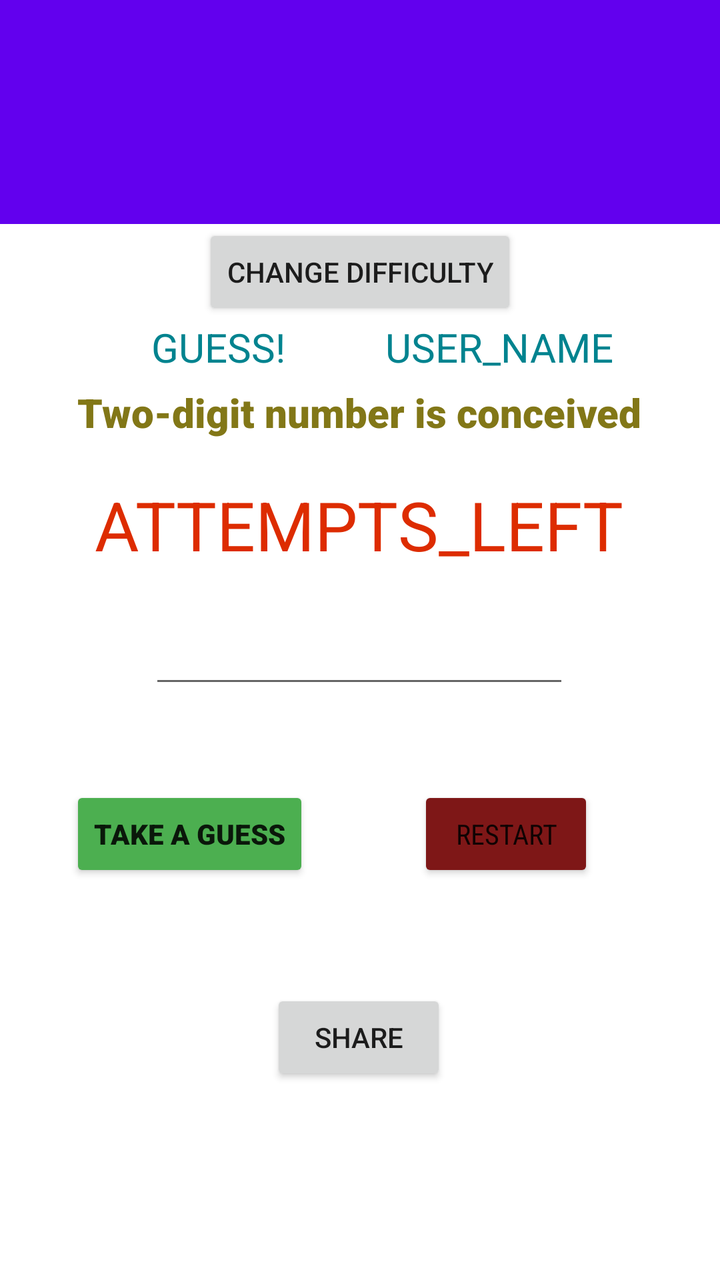
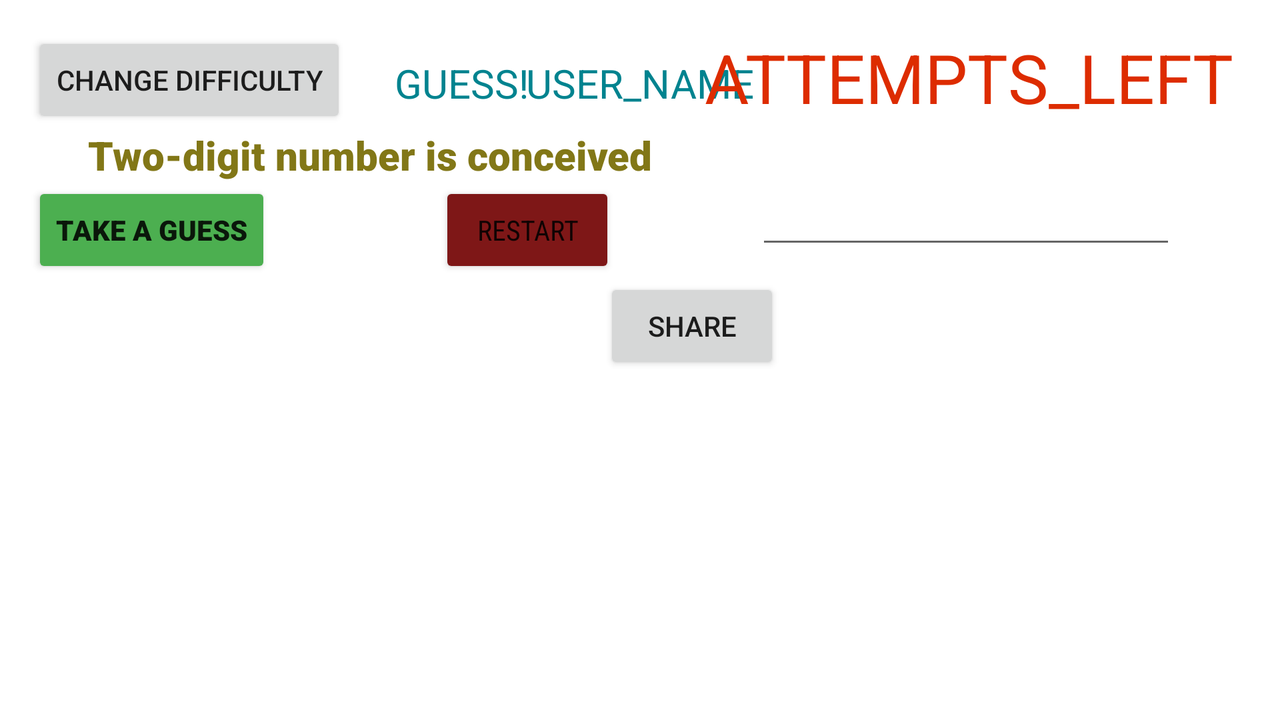

An Android layout and its configuration variant, each rendered on a device that would load it. The default file and the variant file are quoted in full after the pictures.
<!-- AndroidManifest.xml: application theme Theme.SecondLab -->
<!-- res/layout/activity_main.xml -->
<?xml version="1.0" encoding="utf-8"?>
<androidx.coordinatorlayout.widget.CoordinatorLayout xmlns:android="http://schemas.android.com/apk/res/android"
    xmlns:tools="http://schemas.android.com/tools"
    xmlns:app="http://schemas.android.com/apk/res-auto"


    android:layout_width="match_parent"
    android:layout_height="match_parent">

    <com.google.android.material.appbar.AppBarLayout
        android:id="@+id/appbar"

        android:layout_width="match_parent"
        android:layout_height="112dp">

        <com.google.android.material.appbar.CollapsingToolbarLayout
            android:layout_width="match_parent"
            android:layout_height="112dp"
            app:contentScrim="?attr/colorPrimary"
            app:layout_scrollFlags="scroll|exitUntilCollapsed"

            app:toolbarId="@+id/toolbar">


            <androidx.appcompat.widget.Toolbar
                android:id="@+id/toolbar"
                android:layout_width="match_parent"
                android:layout_height="?attr/actionBarSize"></androidx.appcompat.widget.Toolbar>
        </com.google.android.material.appbar.CollapsingToolbarLayout>
    </com.google.android.material.appbar.AppBarLayout>

    <androidx.core.widget.NestedScrollView
        android:layout_width="match_parent"
        android:layout_height="match_parent"


        app:layout_behavior="com.google.android.material.appbar.AppBarLayout$ScrollingViewBehavior">

        <androidx.constraintlayout.widget.ConstraintLayout
            android:layout_width="match_parent"
            android:layout_height="match_parent"
            tools:context=".MainActivity">

            <EditText
                android:id="@+id/edit_num"
                android:layout_width="wrap_content"
                android:layout_height="wrap_content"
                android:layout_marginBottom="44dp"
                android:ems="10"
                android:gravity="center"
                android:inputType="number"
                android:minHeight="48dp"
                android:textColor="#673AB7"
                android:focusedByDefault="true"
                android:imeOptions="flagNoExtractUi"
                app:layout_constraintBottom_toTopOf="@+id/btn_guess"
                app:layout_constraintEnd_toEndOf="parent"
                app:layout_constraintHorizontal_bias="0.497"
                app:layout_constraintStart_toStartOf="parent"
                app:layout_constraintTop_toBottomOf="@+id/show_attempts_left"
                app:layout_constraintVertical_bias="1.0" />

            <TextView
                android:id="@+id/show_attempts_left"
                android:layout_width="wrap_content"
                android:layout_height="wrap_content"
                android:layout_marginBottom="496dp"
                android:text="@string/show_attempts_left_label"
                android:textColor="#DD2C00"
                android:textSize="34sp"
                app:layout_constraintBottom_toBottomOf="parent"
                app:layout_constraintEnd_toEndOf="parent"
                app:layout_constraintHorizontal_bias="0.496"
                app:layout_constraintStart_toStartOf="parent" />

            <Button
                android:id="@+id/btn_guess"
                android:layout_width="wrap_content"
                android:layout_height="wrap_content"
                android:layout_marginBottom="340dp"
                android:backgroundTint="#4CAF50"
                android:fontFamily="sans-serif-black"
                android:text="@string/btn_guess_label"
                app:layout_constraintBottom_toBottomOf="parent"
                app:layout_constraintEnd_toEndOf="parent"
                app:layout_constraintHorizontal_bias="0.145"
                app:layout_constraintStart_toStartOf="parent" />

            <Button
                android:id="@+id/btn_restart"
                android:layout_width="wrap_content"
                android:layout_height="wrap_content"
                android:layout_marginBottom="340dp"
                android:backgroundTint="#7E1717"
                android:fontFamily="sans-serif-condensed"
                android:onClick="restart"
                android:text="@string/btn_restart_label"
                app:layout_constraintBottom_toBottomOf="parent"
                app:layout_constraintEnd_toEndOf="parent"
                app:layout_constraintHorizontal_bias="0.768"
                app:layout_constraintStart_toStartOf="parent" />

            <TextView
                android:id="@+id/show_msg"
                android:layout_width="wrap_content"
                android:layout_height="wrap_content"
                android:text="@string/show_msg_label"
                android:textAllCaps="true"
                android:textColor="#00838F"
                android:textSize="20sp"
                app:layout_constraintBottom_toTopOf="@+id/show_hint"
                app:layout_constraintEnd_toEndOf="parent"
                app:layout_constraintHorizontal_bias="0.258"
                app:layout_constraintStart_toStartOf="parent"
                app:layout_constraintTop_toTopOf="parent"
                app:layout_constraintVertical_bias="0.896" />

            <TextView
                android:id="@+id/user_name_msg"
                android:layout_width="wrap_content"
                android:layout_height="wrap_content"
                android:text="USER_NAME"
                android:textAllCaps="true"
                android:textColor="#00838F"
                android:textSize="20sp"
                app:layout_constraintBottom_toTopOf="@+id/show_hint"
                app:layout_constraintEnd_toEndOf="parent"
                app:layout_constraintHorizontal_bias="0.783"
                app:layout_constraintStart_toStartOf="parent"
                app:layout_constraintTop_toTopOf="parent"
                app:layout_constraintVertical_bias="0.896" />

            <TextView
                android:id="@+id/show_hint"
                android:layout_width="wrap_content"
                android:layout_height="wrap_content"
                android:layout_marginBottom="20dp"
                android:fontFamily="sans-serif-black"
                android:text="@string/show_hint_label_2"
                android:textColor="#827717"
                android:textSize="20sp"
                app:layout_constraintBottom_toTopOf="@+id/show_attempts_left"
                app:layout_constraintEnd_toEndOf="parent"
                app:layout_constraintHorizontal_bias="0.496"
                app:layout_constraintStart_toStartOf="parent" />

            <Button
                android:id="@+id/btn_change_difficulty"
                android:layout_width="wrap_content"
                android:layout_height="wrap_content"
                android:onClick="setSelectedDifficulty"
                android:text="@string/change_difficulty"
                app:layout_constraintBottom_toTopOf="@+id/show_msg"
                app:layout_constraintEnd_toEndOf="parent"
                app:layout_constraintStart_toStartOf="parent"
                app:layout_constraintTop_toTopOf="parent"
                app:layout_constraintVertical_bias="1.0" />

            <Button
                android:id="@+id/button"
                android:layout_width="wrap_content"
                android:layout_height="wrap_content"
                android:onClick="share"
                android:text="@string/share"
                app:layout_constraintBottom_toBottomOf="parent"
                app:layout_constraintEnd_toEndOf="parent"
                app:layout_constraintHorizontal_bias="0.498"
                app:layout_constraintStart_toStartOf="parent"
                app:layout_constraintTop_toBottomOf="@+id/btn_guess"
                app:layout_constraintVertical_bias="0.184" />

        </androidx.constraintlayout.widget.ConstraintLayout>

    </androidx.core.widget.NestedScrollView>


</androidx.coordinatorlayout.widget.CoordinatorLayout>
<!-- resources referenced by this layout -->
<resources>
  <string name="btn_guess_label">Take a guess</string>
  <string name="btn_restart_label">Restart</string>
  <string name="change_difficulty">Change difficulty</string>
  <string name="share">Share</string>
  <string name="show_attempts_left_label">ATTEMPTS_LEFT</string>
  <string name="show_hint_label_2">Two-digit number is conceived</string>
  <string name="show_msg_label">Guess!</string>
  <style name="Theme.SecondLab" parent="Theme.MaterialComponents.DayNight.DarkActionBar">
          
          <item name="colorPrimary">@color/purple_500</item>
          <item name="colorPrimaryVariant">@color/purple_700</item>
          <item name="colorOnPrimary">@color/white</item>
          
          <item name="colorSecondary">@color/teal_200</item>
          <item name="colorSecondaryVariant">@color/teal_700</item>
          <item name="colorOnSecondary">@color/black</item>
          
          <item name="android:statusBarColor" tools:targetApi="l">?attr/colorPrimaryVariant</item>
          
      </style>
</resources>
<!-- res/layout-land/activity_main.xml (the author's variant of the layout above) -->
<!-- drawn on the phone turned sideways -->
<?xml version="1.0" encoding="utf-8"?>
<androidx.constraintlayout.widget.ConstraintLayout xmlns:android="http://schemas.android.com/apk/res/android"
    xmlns:app="http://schemas.android.com/apk/res-auto"
    xmlns:tools="http://schemas.android.com/tools"
    android:layout_width="match_parent"
    android:layout_height="match_parent"
    tools:context=".MainActivity">

    <Button
        android:id="@+id/button5"
        android:layout_width="wrap_content"
        android:layout_height="wrap_content"
        android:onClick="share"
        android:text="@string/share"
        app:layout_constraintBottom_toBottomOf="parent"
        app:layout_constraintEnd_toEndOf="parent"
        app:layout_constraintHorizontal_bias="0.547"
        app:layout_constraintStart_toStartOf="parent"
        app:layout_constraintTop_toBottomOf="@+id/btn_guess"
        app:layout_constraintVertical_bias="0.0" />

    <TextView
        android:id="@+id/user_name_msg"
        android:layout_width="wrap_content"
        android:layout_height="wrap_content"
        android:text="USER_NAME"
        android:textAllCaps="true"
        android:textColor="#00838F"
        android:textSize="20sp"
        app:layout_constraintBottom_toTopOf="@+id/show_hint"
        app:layout_constraintEnd_toEndOf="parent"
        app:layout_constraintStart_toStartOf="parent"
        app:layout_constraintTop_toTopOf="parent"
        app:layout_constraintVertical_bias="0.756" />

    <Button
        android:id="@+id/btn_guess"
        android:layout_width="wrap_content"
        android:layout_height="wrap_content"
        android:layout_marginStart="16dp"
        android:backgroundTint="#4CAF50"
        android:fontFamily="sans-serif-black"
        android:text="@string/btn_guess_label"
        app:layout_constraintStart_toStartOf="parent"
        app:layout_constraintTop_toBottomOf="@+id/show_hint" />

    <Button
        android:id="@+id/btn_restart"
        android:layout_width="wrap_content"
        android:layout_height="wrap_content"
        android:layout_marginStart="84dp"
        android:backgroundTint="#7E1717"
        android:fontFamily="sans-serif-condensed"
        android:onClick="restart"
        android:text="@string/btn_restart_label"
        app:layout_constraintStart_toEndOf="@+id/btn_guess"
        app:layout_constraintTop_toBottomOf="@+id/show_hint" />

    <TextView
        android:id="@+id/show_hint"
        android:layout_width="wrap_content"
        android:layout_height="wrap_content"
        android:layout_marginStart="44dp"
        android:fontFamily="sans-serif-black"
        android:text="@string/show_hint_label_2"
        android:textColor="#827717"
        android:textSize="20sp"
        app:layout_constraintStart_toStartOf="parent"
        app:layout_constraintTop_toBottomOf="@+id/btn_change_difficulty2" />

    <Button
        android:id="@+id/btn_change_difficulty2"
        android:layout_width="wrap_content"
        android:layout_height="wrap_content"
        android:layout_marginStart="16dp"
        android:layout_marginTop="16dp"
        android:onClick="setSelectedDifficulty"
        android:text="@string/change_difficulty"
        app:layout_constraintStart_toStartOf="parent"
        app:layout_constraintTop_toTopOf="parent" />

    <TextView
        android:id="@+id/show_msg"
        android:layout_width="wrap_content"
        android:layout_height="wrap_content"
        android:layout_marginStart="24dp"
        android:layout_marginTop="28dp"
        android:text="@string/show_msg_label"
        android:textAllCaps="true"
        android:textColor="#00838F"
        android:textSize="20sp"
        app:layout_constraintStart_toEndOf="@+id/btn_change_difficulty2"
        app:layout_constraintTop_toTopOf="parent" />

    <EditText
        android:id="@+id/edit_num"
        android:layout_width="wrap_content"
        android:layout_height="wrap_content"
        android:layout_marginTop="20dp"
        android:layout_marginEnd="52dp"
        android:ems="10"
        android:gravity="center"
        android:imeOptions="flagNoExtractUi"
        android:inputType="number"
        android:minHeight="48dp"
        android:textColor="#673AB7"
        app:layout_constraintEnd_toEndOf="parent"
        app:layout_constraintTop_toBottomOf="@+id/show_attempts_left" />

    <TextView
        android:id="@+id/show_attempts_left"
        android:layout_width="wrap_content"
        android:layout_height="wrap_content"
        android:layout_marginTop="16dp"
        android:layout_marginEnd="16dp"
        android:text="@string/show_attempts_left_label"
        android:textColor="#DD2C00"
        android:textSize="34sp"
        app:layout_constraintEnd_toEndOf="parent"
        app:layout_constraintHorizontal_bias="0.923"
        app:layout_constraintStart_toEndOf="@+id/show_msg"
        app:layout_constraintTop_toTopOf="parent" />
</androidx.constraintlayout.widget.ConstraintLayout>
